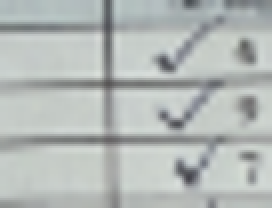
#> input picture runtime/receipt_examples/check.png, 136 x 104 px (shown 2 times larger)
$ python -i straightening.py   (imports and definitions only)
#> lines starting #> are read from the running program, lines starting #| are printed output that depends on the picture
#> further down, picture is the input picture: PIL image 136x104 RGBA; mean R, G, B, A 179.1, 184.7, 182.7, 255
"""Fast local grid rectification. Warps the full photograph without trimming content."""
import cv2,numpy as np
from PIL import Image

VERSION='paper-boundary-v8-deskew-line-consensus'

def lines(image):
    scale=min(1,1200/max(image.size));a=np.asarray(image.resize((round(image.width*scale),round(image.height*scale))))
#> after `scale = min(1, 1200 / max(image.size))`: scale = 1
    g=cv2.cvtColor(a,cv2.COLOR_RGB2GRAY);edges=cv2.Canny(g,40,120)
#> after `edges = cv2.Canny(g, 40, 120)`:
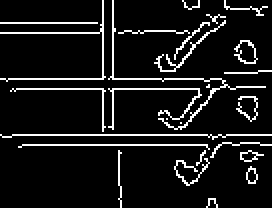
#> edges: shape (104, 136) (shown 2 times larger); 9.1% white in thin lines or dots
    found=cv2.HoughLinesP(edges,1,np.pi/1800,70,minLineLength=min(g.shape)*.25,maxLineGap=25)
#> found = [[0, 67, 135, 67], [11, 72, 135, 72], [6, 44, 132, 43], [0, 39, 110, 39], [50, 15, 107, 15]]
    return ([] if found is None else found.reshape(-1,4).astype(float)),scale,g.shape

def straighten(image):
    from paper_crop import crop_paper
    paper,cropped=crop_paper(image)
    result,method=rectify_grid(paper)
    return result,('paper-crop+'+method) if cropped else method

def rectify_grid(image):
    ls,scale,(h,w)=lines(image);hs=[];vs=[]
#> after `ls, scale, (h, w) = lines(image)`: ls has the same summary as found in lines; scale = 1; h = 104; w = 136
    for x,y,xx,yy in ls:
        dx=xx-x;dy=yy-y
        if abs(dx)>w*.45 and abs(dy)<abs(dx)*.15:
            hs.append((dy/dx,y-dy/dx*x,(y+yy)/2))
        if abs(dy)>h*.23 and abs(dx)<abs(dy)*.18:
            vs.append((dx/dy,x-dx/dy*y,min(y,yy),max(y,yy)))
#> this loop made 5 passes
#> (x, y, xx, yy, dx, dy) on passes 1 to 5: (0, 67, 135, 67, 135, 0), (11, 72, 135, 72, 124, 0), (6, 44, 132, 43, 126, -1), (0, 39, 110, 39, 110, 0), (50, 15, 107, 15, 57, 0)
#> after the loop, hs = [(0, 67, 67), (0, 72, 72), (-0.00794, 44.05, 43.5), (0, 39, 39)]; vs = []
    matrix=None;method='original'
    if len(hs)>=5 and len(vs)>=4:
        # Table columns share both endpoints; this excludes the paper's outer edge.
        groups=[[v for v in vs if abs(v[2]-seed[2])<h*.045 and abs(v[3]-seed[3])<h*.045] for seed in vs]
        columns=max(groups,key=len)
        if len(columns)>=4:
            top=float(np.median([v[2] for v in columns]));bottom=float(np.median([v[3] for v in columns]));middle=(top+bottom)/2
            left=min(columns,key=lambda v:v[0]*middle+v[1]);right=max(columns,key=lambda v:v[0]*middle+v[1])
            horizontal=[v for v in hs if top-h*.03<=v[2]<=bottom+h*.03]
            if horizontal and (right[0]*middle+right[1])-(left[0]*middle+left[1])>w*.5:
                upper=min(horizontal,key=lambda v:abs(v[2]-top));lower=min(horizontal,key=lambda v:abs(v[2]-bottom))
                def cross(v,hline):
                    a,b=v[:2];c,d=hline[:2];y=(c*b+d)/(1-c*a);return [a*y+b,y]
                quad=np.array([cross(left,upper),cross(right,upper),cross(right,lower),cross(left,lower)],np.float32)/scale
                tw=(np.linalg.norm(quad[1]-quad[0])+np.linalg.norm(quad[2]-quad[3]))/2
                th=(np.linalg.norm(quad[3]-quad[0])+np.linalg.norm(quad[2]-quad[1]))/2
                if tw>image.width*.45 and th>image.height*.18:
                    dest=np.array([[0,0],[tw,0],[tw,th],[0,th]],np.float32)
                    matrix=cv2.getPerspectiveTransform(quad,dest);method='table-perspective'
    if matrix is None and len(hs)>=3:
        # Hough often finds several segments on the two edges of one printed line.
        # Group at the center of the image so each distinct line has one vote.
        bands=sorted((slope*w/2+offset,slope) for slope,offset,_ in hs)
#> bands = [(39, 0), (43.51, -0.00794), (67, 0), (72, 0)]
        groups=[]
        for y,slope in bands:
            if not groups or y-groups[-1][0]>max(2,h*.008):
                groups.append((y,[]))
            groups[-1][1].append(slope)
#> this loop made 4 passes
#> after the loop, groups = [(39, [0]), (43.51, [-0.00794]), (67, [0]), (72, [0])]
        slopes=np.array([np.median(group) for _,group in groups])
#> slopes = [0, -0.00794, 0, 0]
        median=float(np.median(slopes));inliers=slopes[abs(slopes-median)<.015]
#> after `median = float(np.median(slopes))`: median = 0
#> after `inliers = slopes[abs(slopes - median) < 0.015]`: inliers = [0, -0.00794, 0, 0]
        if len(inliers)>=2:
            angle=float(np.degrees(np.arctan(np.median(inliers))))
#> angle = 0
            if .15<abs(angle)<8:
                matrix=np.vstack([cv2.getRotationMatrix2D((image.width/2,image.height/2),angle,1),[0,0,1]]);method='deskew'
    if matrix is None:return image,method
    corners=np.array([[[0,0],[image.width,0],[image.width,image.height],[0,image.height]]],np.float32)
    denominators=np.c_[corners[0],np.ones(4)]@matrix[2]
    if np.any(denominators<=.05):return image,'original'
    warped=cv2.perspectiveTransform(corners,matrix)[0];lo=warped.min(0);hi=warped.max(0);size=np.ceil(hi-lo).astype(int)
    if np.any(size<=0) or size[0]>image.width*1.6 or size[1]>image.height*1.6:return image,'original'
    matrix=np.array([[1,0,-lo[0]],[0,1,-lo[1]],[0,0,1]])@matrix
    # Match the photographed paper tone without extending edge text into the padding.
    pixels=np.asarray(image)
    paper=tuple(float(c) for c in np.median(pixels.reshape(-1,3)[::32],axis=0))
    result=cv2.warpPerspective(pixels,matrix,tuple(size),flags=cv2.INTER_CUBIC,borderMode=cv2.BORDER_CONSTANT,borderValue=paper)
    return Image.fromarray(result),method

>>> from PIL import Image
>>> picture = Image.open('runtime/receipt_examples/check.png')
>>> result = rectify_grid(picture)

$ run again, on runtime/receipt_examples/cross-number.png
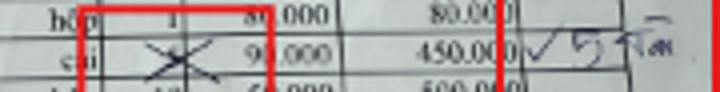
#> input picture runtime/receipt_examples/cross-number.png, 720 x 92 px
#> picture is the input picture: PIL image 720x92 RGBA; mean R, G, B, A 172.4, 166, 165, 255
#> in lines, `g = cv2.cvtColor(a, cv2.COLOR_RGB2GRAY)`:
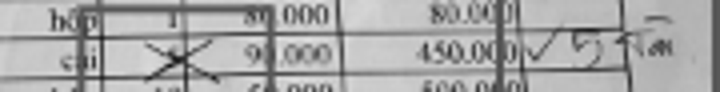
#> g: shape (92, 720); min 22, max 228, mean 167.8
#> in lines, `edges = cv2.Canny(g, 40, 120)`:
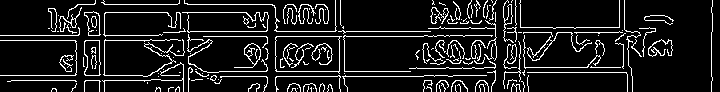
#> edges: shape (92, 720); 11.2% white in thin lines or dots
#> found = 78 rows, first 6: [495, 32, 651, 32], [0, 75, 452, 76], [188, 36, 358, 36], [155, 71, 303, 71], [77, 4, 340, 4], [179, 31, 430, 31]
#> in rectify_grid, `ls, scale, (h, w) = lines(image)`: ls has the same summary as found in lines; scale = 1; h = 92; w = 720
#> the loop in rectify_grid, `for x,y,xx,yy in ls:` made 78 passes
#> (x, y, xx, yy, dx, dy) on passes 1 to 8: (495, 32, 651, 32, 156, 0), (0, 75, 452, 76, 452, 1), (188, 36, 358, 36, 170, 0), (155, 71, 303, 71, 148, 0), (77, 4, 340, 4, 263, 0), (179, 31, 430, 31, 251, 0), (0, 40, 211, 40, 211, 0), (409, 68, 630, 67, 221, -1)
#> after the loop in rectify_grid, `for x,y,xx,yy in ls:`: hs = [(0.00221, 75, 75.5)]; vs = [(-0.0115, 712, 0, 87)]

$ run again, on runtime/receipt_examples/cross-zero.png
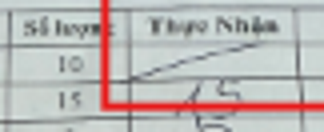
#> input picture runtime/receipt_examples/cross-zero.png, 324 x 132 px
#> picture is the input picture: PIL image 324x132 RGBA; mean R, G, B, A 187.3, 182.8, 181.5, 255
#> in lines, `g = cv2.cvtColor(a, cv2.COLOR_RGB2GRAY)`:
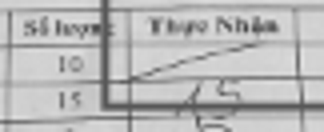
#> g: shape (132, 324); min 68, max 227, mean 184
#> in lines, `edges = cv2.Canny(g, 40, 120)`:
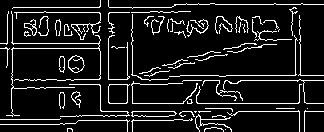
#> edges: shape (132, 324); 10.7% white in thin lines or dots
#> found = 24 rows, first 6: [101, 111, 323, 111], [59, 103, 323, 103], [183, 80, 323, 80], [180, 75, 323, 75], [99, 120, 200, 120], [13, 7, 171, 7]
#> in rectify_grid, `ls, scale, (h, w) = lines(image)`: ls has the same summary as found in lines; scale = 1; h = 132; w = 324
#> the loop in rectify_grid, `for x,y,xx,yy in ls:` made 24 passes
#> (x, y, xx, yy, dx, dy) on passes 1 to 8: (101, 111, 323, 111, 222, 0), (59, 103, 323, 103, 264, 0), (183, 80, 323, 80, 140, 0), (180, 75, 323, 75, 143, 0), (99, 120, 200, 120, 101, 0), (13, 7, 171, 7, 158, 0), (8, 12, 190, 11, 182, -1), (174, 4, 323, 4, 149, 0)
#> after the loop in rectify_grid, `for x,y,xx,yy in ls:`: hs = [(0, 111, 111), (0, 103, 103), (0, 7, 7), (-0.00549, 12.04, 11.5), (0, 4, 4), (0, 116, 116), (0, 115, 115), (-0.00645, 80.08, 79.5), (-0.00685, 24.05, 23), (-0.00342, 32.02, 31.5)]; vs = [(0, 300, 19, 84), (0, 132, 8, 131), (0, 12, 8, 116), (0, 108, 0, 102)]
#> in rectify_grid, `groups=[[v for v in vs if abs(v[2]-seed[2])<h*.045 and abs(v[3]-seed[3..`: groups = [[(0, 300, 19, 84)], [(0, 132, 8, 131)], [(0, 12, 8, 116)], [(0, 108, 0, 102)]]
#> columns = [(0, 300, 19, 84)]
#> bands = [(4, 0), (7, 0), (11.15, -0.00549), (22.94, -0.00685), (31.47, -0.00342), (79.03, -0.00645), (103, 0), (111, 0), (115, 0), (116, 0)]
#> the loop in rectify_grid, `for y,slope in bands:` made 10 passes
#> after the loop in rectify_grid, `for y,slope in bands:`: groups = [(4, [0]), (7, [0]), (11.15, [-0.00549]), (22.94, [-0.00685]), (31.47, [-0.00342]), (79.03, [-0.00645]), (103, [0]), (111, [0]), (115, [0, 0])]
#> slopes = [0, 0, -0.00549, -0.00685, -0.00342, -0.00645, 0, 0, 0]
#> median = 0
#> inliers has the same summary as slopes

$ run again, on runtime/receipt_examples/unmarked.png
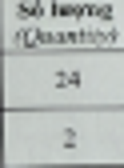
#> input picture runtime/receipt_examples/unmarked.png, 124 x 168 px
#> picture is the input picture: PIL image 124x168 RGBA; mean R, G, B, A 180.5, 186.3, 183.1, 255
#> in lines, `edges = cv2.Canny(g, 40, 120)`:
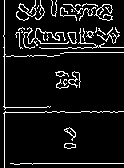
#> edges: shape (168, 124); 8.4% white in thin lines or dots
#> found = [[4, 167, 4, 0], [10, 163, 123, 163], [5, 112, 117, 112], [29, 48, 123, 47]]
#> in rectify_grid, `ls, scale, (h, w) = lines(image)`: ls has the same summary as found in lines; scale = 1; h = 168; w = 124
#> the loop in rectify_grid, `for x,y,xx,yy in ls:` made 4 passes
#> (x, y, xx, yy, dx, dy) on passes 1 to 4: (4, 167, 4, 0, 0, -167), (10, 163, 123, 163, 113, 0), (5, 112, 117, 112, 112, 0), (29, 48, 123, 47, 94, -1)
#> after the loop in rectify_grid, `for x,y,xx,yy in ls:`: hs = [(0, 163, 163), (0, 112, 112), (-0.0106, 48.31, 47.5)]; vs = [(0, 4, 0, 167)]
#> bands = [(47.65, -0.0106), (112, 0), (163, 0)]
#> the loop in rectify_grid, `for y,slope in bands:` made 3 passes
#> after the loop in rectify_grid, `for y,slope in bands:`: groups = [(47.65, [-0.0106]), (112, [0]), (163, [0])]
#> slopes = [-0.0106, 0, 0]
#> median = 0
#> inliers = [-0.0106, 0, 0]
#> angle = 0
